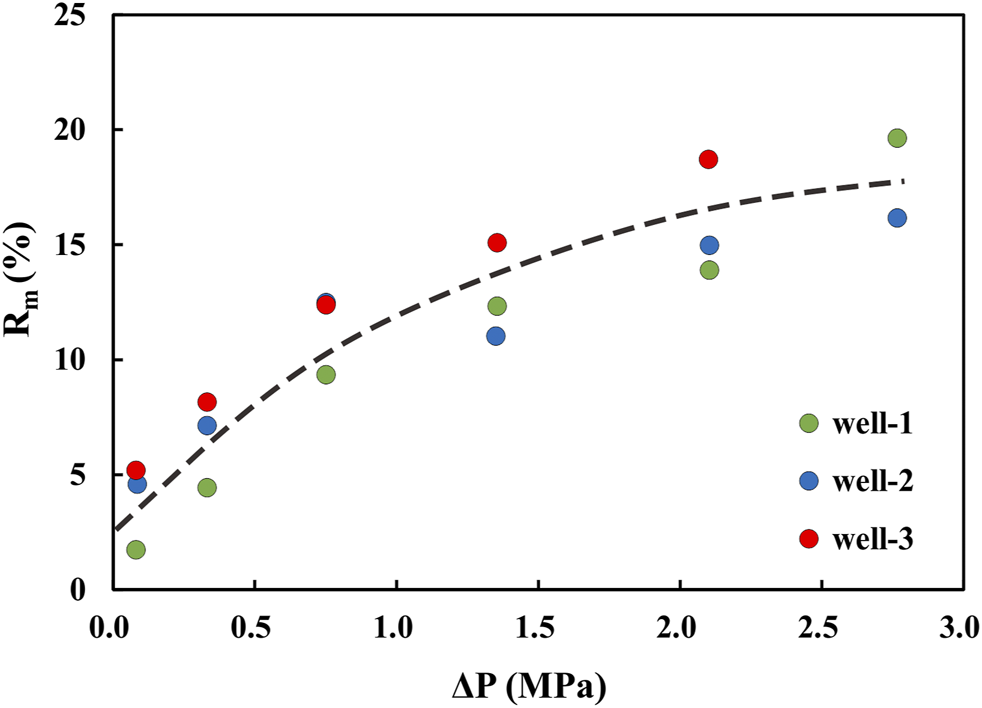
#> input picture universal_fixed_point_framework/scripts/data/xu2021_fig7_pdf/xu2021_fig7_screenshot.png, 982 x 708 px, found by its file name
$ python _fig7_green.py
#> lines starting #> are read from the running program, lines starting #| are printed output that depends on the picture; after the words box and inside, x2 and y2 are one past the last pixel; in counts of white or black regions, pixels touching at a corner belong together
# ============================================================
# UFPF → MUFPF 更名通知
# ============================================================
# 本文件属于 Universal Fixed Point Framework (UFPF)。
# 该框架已计划更名为 Meta-Universal Fixed-Point Functorial Framework (MUFPF)。
# 更名计划详见：roadmap/mu_renaming_plan.md
#
# 原因：UFPF 缩写与 IEEE 生物图像识别框架冲突，影响学术检索。
# 新名称 MUFPF 具有全球唯一性，且更好地体现框架的元数学特性。
#
# 本文件中 UFPF 相关引用数量：0
# 更名将在计划确认后统一执行，当前代码不做修改。
# ============================================================

#!/usr/bin/env python3
# -*- coding: utf-8 -*-
"""三色数据点聚类：绿(Well-1) 蓝(Well-2) 红(Well-3)。"""
import numpy as np
from PIL import Image, ImageDraw
from scipy import ndimage

im = Image.open(r"e:\workspace\hyper-resolution\universal_fixed_point_framework\scripts\data\xu2021_fig7_pdf\xu2021_fig7_screenshot.png").convert("RGB")
#> im is the input picture: PIL image 982x708 RGB; mean R, G, B 246.6, 246.3, 246.2
a = np.asarray(im).astype(int)
R, G, B = a[:, :, 0], a[:, :, 1], a[:, :, 2]
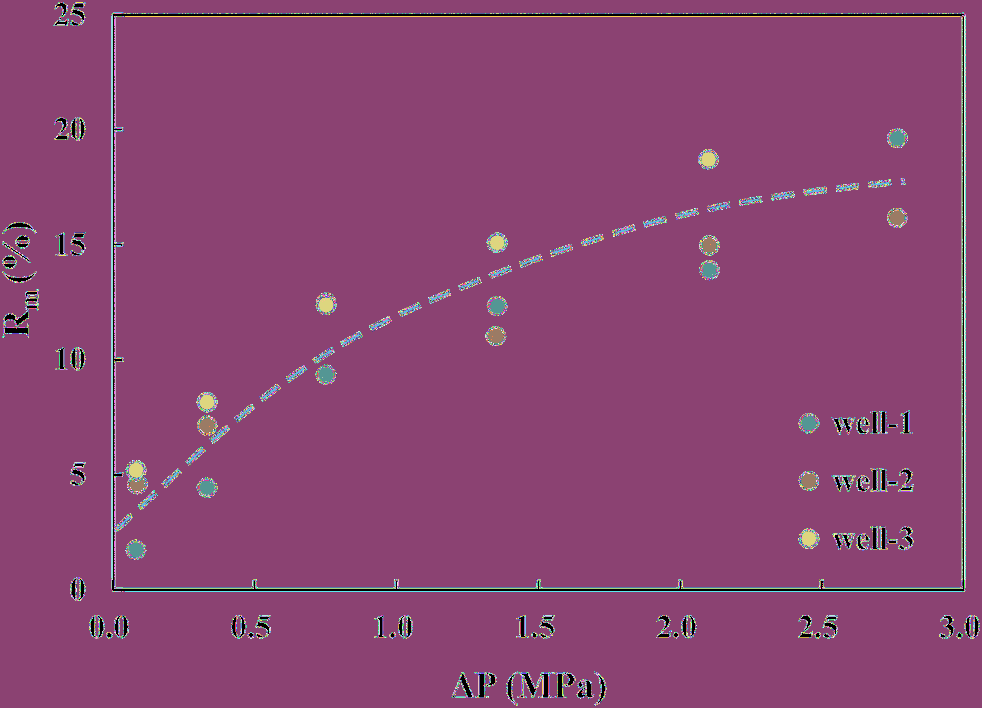
#> R: shape (708, 982) int64; 256 distinct labels, from 0 to 255; one colour per label, 0 black
#> G: shape (708, 982) int64; 256 distinct labels, from 0 to 255
#> B: shape (708, 982) int64; 256 distinct labels, from 0 to 255

def clusters(mask, min_size=8):
    lab, n = ndimage.label(mask, structure=np.ones((3, 3), dtype=bool))
    objs = ndimage.find_objects(lab)
    pts = []
    for i in range(1, n + 1):
        sl = objs[i - 1]
        ys, xs = np.where(lab[sl] == i)
        if len(ys) < min_size:
            continue
        pts.append((round(xs.mean() + sl[1].start, 1), round(ys.mean() + sl[0].start, 1), int(len(ys))))
    return pts

# 绿：G 高 R/B 低
green = (G > 120) & (R < 110) & (B < 110)
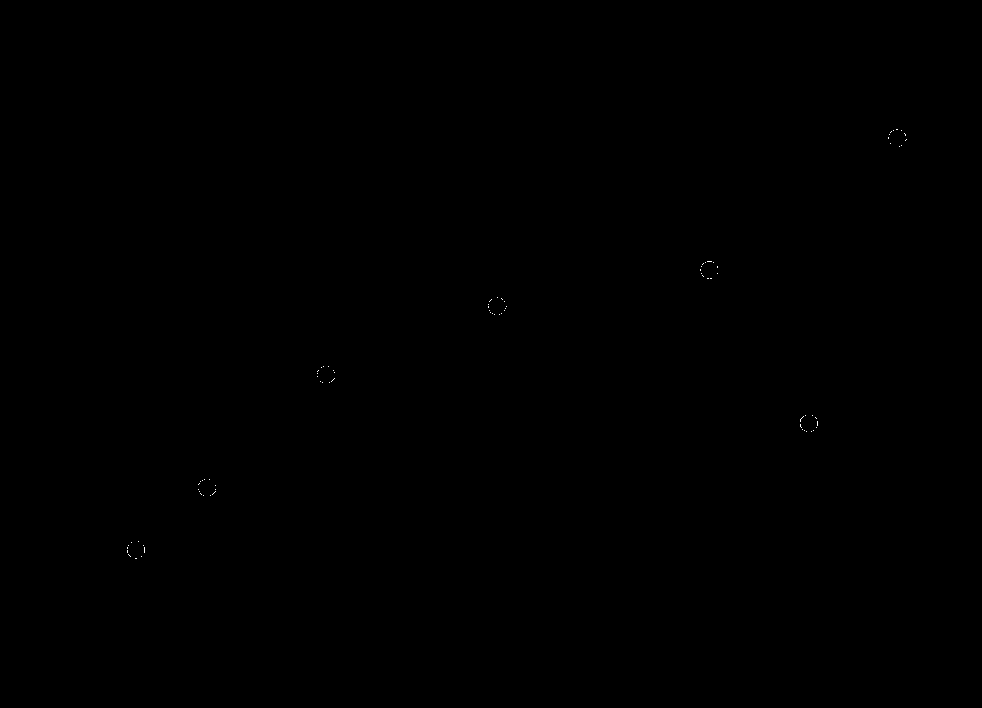
#> green: shape (708, 982) bool; 0.02% white in thin lines or dots, all inside (x1, y1, x2, y2) = (127, 129, 907, 559)
# 绿像素也可能带黄偏色
green2 = (G > 100) & (G > R + 20) & (G > B + 20)
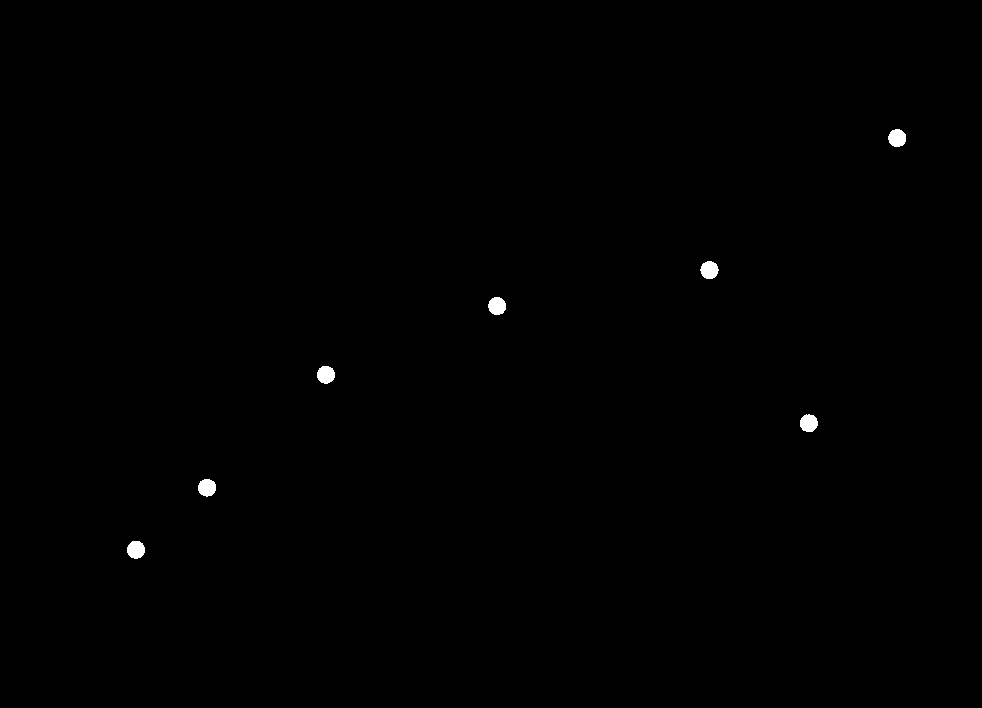
#> green2: shape (708, 982) bool; 0.26% white; 7 white regions, largest, box (x1, y1, x2, y2) and area: (700, 261, 719, 279) 258, (888, 129, 906, 147) 257, (488, 297, 506, 315) 257
print("green px:", int(green.sum()), " green2 px:", int(green2.sum()))
#| green px: 138  green2 px: 1796
print("GREEN clusters (x, y, size):")
for p in clusters(green2):
#> in clusters, `lab, n = ndimage.label(mask, structure=np.ones((3, 3), dtype=bool))`: lab: shape (708, 982) int32; 8 distinct labels, from 0 to 7
#> in clusters, `lab, n = ndimage.label(mask, structure=np.ones((3, 3), dtype=bool))`: n = 7
#> in clusters, `objs = ndimage.find_objects(lab)`: objs = 7 items
    print("  ", p)
#> this loop made 7 passes
#|    (896.7, 137.6, 257)
#|    (709.0, 269.6, 258)
#|    (496.6, 305.6, 257)
#|    (325.5, 374.3, 256)
#|    (808.4, 422.7, 256)
#|    (206.6, 487.3, 255)
#|    (135.5, 549.3, 257)

# 图例区域（右下角 x>700, y>420）排除
legend_box = (700, 420, 962, 590)
#> legend_box = (700, 420, 962, 590)
print("\nLegend region points (排除):")
for name, mask in [("green", green2)]:
    for p in clusters(mask):
        if legend_box[0] < p[0] < legend_box[2] and legend_box[1] < p[1] < legend_box[3]:
            print("  ", name, p)
#> this loop made 1 pass
#> name on pass 1: 'green'
#|    green (808.4, 422.7, 256)

# 完整三色标注图
im2 = im.copy()
d = ImageDraw.Draw(im2)
red = (R > 150) & (G < 90) & (B < 90)
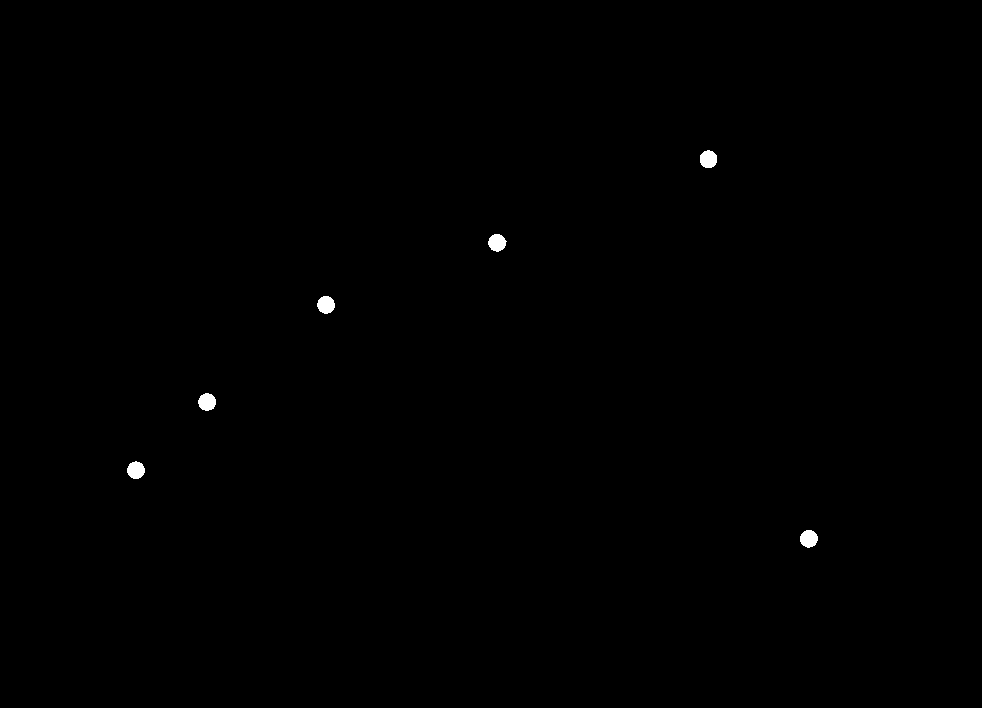
#> red: shape (708, 982) bool; 0.21% white; 6 white regions, box (x1, y1, x2, y2) and area: (317, 296, 335, 314) 249, (198, 393, 216, 411) 249, (800, 530, 818, 548) 249, (700, 150, 717, 168) 248, (488, 234, 507, 252) 248, (127, 461, 145, 479) 246
blue = (B > 150) & (R < 90) & (G < 110)
#> blue: shape (708, 982) bool; 0.03% white in thin lines or dots, all inside (x1, y1, x2, y2) = (129, 209, 906, 493)
for i, (cx, cy, sz) in enumerate(clusters(red)):
#> in clusters (call 3), `lab, n = ndimage.label(mask, structure=np.ones((3, 3), dtype=bool))`: lab: shape (708, 982) int32; 7 distinct labels, from 0 to 6
    tag = "LEG" if (700 < cx < 962 and 420 < cy < 590) else f"R{i}"
    d.rectangle([cx - 6, cy - 6, cx + 6, cy + 6], outline=(255, 255, 0), width=2)
    d.text((cx + 8, cy - 8), tag, fill=(255, 255, 0))
#> this loop made 6 passes
for i, (cx, cy, sz) in enumerate(clusters(blue)):
#> in clusters (call 4), `lab, n = ndimage.label(mask, structure=np.ones((3, 3), dtype=bool))`: lab: shape (708, 982) int32; 65 distinct labels, from 0 to 64
    tag = "LEG" if (700 < cx < 962 and 420 < cy < 590) else f"B{i}"
    d.rectangle([cx - 6, cy - 6, cx + 6, cy + 6], outline=(0, 255, 255), width=2)
    d.text((cx + 8, cy - 8), tag, fill=(0, 255, 255))
#> this loop made 3 passes
for i, (cx, cy, sz) in enumerate(clusters(green2)):
    tag = "LEG" if (700 < cx < 962 and 420 < cy < 590) else f"G{i}"
    d.rectangle([cx - 6, cy - 6, cx + 6, cy + 6], outline=(255, 0, 255), width=2)
    d.text((cx + 8, cy - 8), tag, fill=(255, 0, 255))
#> this loop made 7 passes
im2 = im2.resize((im2.width * 2, im2.height * 2), Image.LANCZOS)
p = r"C:\Users\dps_n\Desktop\fig7_annotated3.png"
im2.save(p)
print("saved:", p)

$ run again, with universal_fixed_point_framework/scripts/data/xu2021_pages/page8.png copied over universal_fixed_point_framework/scripts/data/xu2021_fig7_pdf/xu2021_fig7_screenshot.png
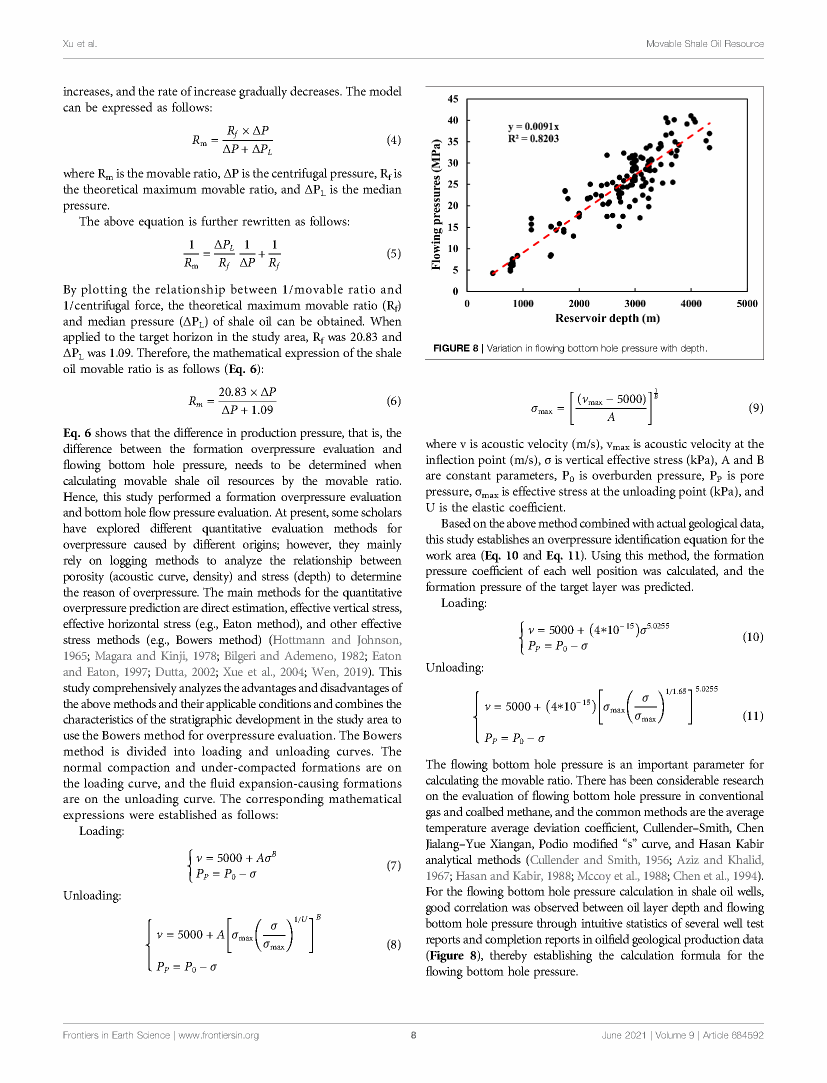
#> input picture universal_fixed_point_framework/scripts/data/xu2021_pages/page8.png, 1654 x 2166 px, found by its file name (shown at 1/2 size)
#> im is the input picture: PIL image 1654x2166 RGB; mean R, G, B 239.7, 239.7, 239.7
#> `R, G, B = a[:, :, 0], a[:, :, 1], a[:, :, 2]`:
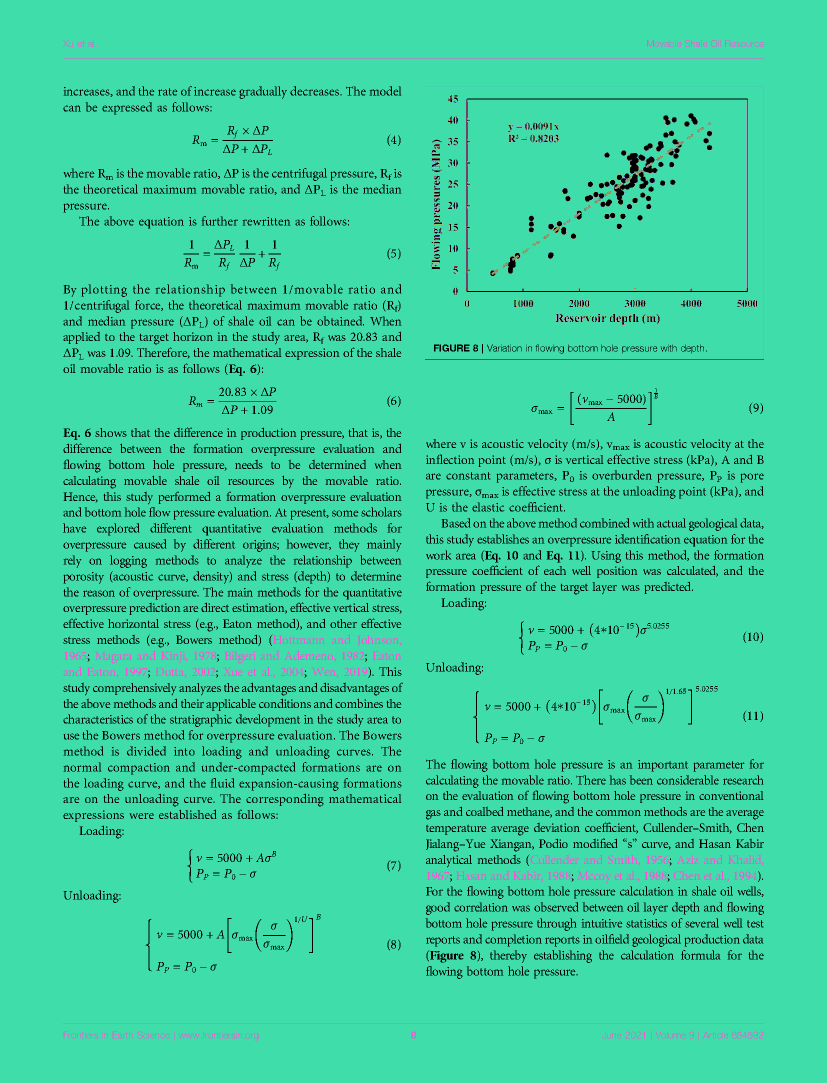
#> R: shape (2166, 1654) int64 (shown at 1/2 size); 100 distinct labels, from 0 to 255; one colour per label, 0 black
#> G: shape (2166, 1654) int64; 84 distinct labels, from 0 to 254
#> B: shape (2166, 1654) int64; 105 distinct labels, from 0 to 254
#> green: shape (2166, 1654) bool; every value is 0
#| green px: 0  green2 px: 0
#> lab: shape (2166, 1654) int32; every value is 0
#> n = 0
#> legend_box = (700, 420, 962, 590)
#> the loop `for name, mask in [("green", green2)]:` made 1 pass
#> name on pass 1: 'green'
#> red: shape (2166, 1654) bool; 0.03% white; 22 white regions, largest, box (x1, y1, x2, y2) and area: (1292, 325, 1305, 335) 53, (1230, 368, 1243, 378) 53, (1313, 311, 1325, 321) 52
#> lab: shape (2166, 1654) int32; 23 distinct labels, from 0 to 22
#> the loop `for i, (cx, cy, sz) in enumerate(clusters(red)):` made 22 passes
#> (cx, cy, sz, tag) on passes 1 to 8: (1417.6, 246.6, 20, 'R0'), (1400.3, 258.8, 48, 'R1'), (1380.1, 272.8, 47, 'R2'), (1359.4, 287.1, 50, 'R3'), (1338.9, 301.3, 49, 'R4'), (1318.5, 315.5, 52, 'R5'), (1298.2, 329.6, 53, 'R6'), (1277.6, 343.9, 50, 'R7')
